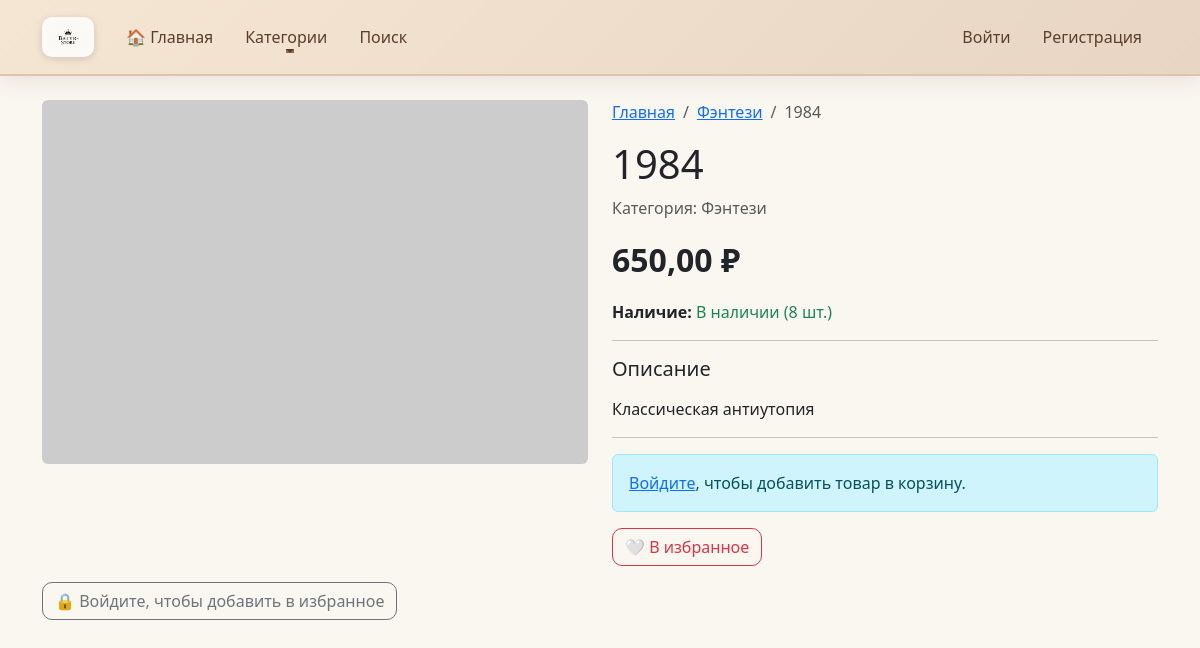
The app's page /product/1984/ with its own data.
### core/shop/models.py (models this page shows, shortened)
class Product(models.Model):
    category = models.ForeignKey(Category, on_delete=models.CASCADE, related_name='products')
    name = models.CharField(max_length=255)
    slug = models.SlugField(max_length=255, unique=True, blank=True)  # <-- разрешаем пустой для авто-генерации
    description = models.TextField()
    price = models.DecimalField(max_digits=10, decimal_places=2)
    discount = models.DecimalField(max_digits=5, decimal_places=2, default=0.00, help_text='Скидка в %')
    stock = models.PositiveIntegerField(default=0)
    available = models.BooleanField(default=True)
    image = models.ImageField(upload_to=product_image_path, blank=True, null=True)
    created_by = models.ForeignKey(User, on_delete=models.SET_NULL, null=True, blank=True, related_name='created_products')  # <-- добавлено
    created_at = models.DateTimeField(auto_now_add=True)
    updated_at = models.DateTimeField(auto_now=True)
    class Meta:
        ordering = ['-created_at']

class Category(models.Model):
    name = models.CharField(max_length=200, unique=True)
    slug = models.SlugField(max_length=200, unique=True)
    parent = models.ForeignKey('self', on_delete=models.CASCADE, null=True, blank=True, related_name='children')
    image = models.ImageField(upload_to=category_image_path, blank=True, null=True)
    created_at = models.DateTimeField(auto_now_add=True)
    class Meta:
        verbose_name_plural = 'Categories'
        ordering = ['name']

### core/shop/views.py (the view)
# urls.py: path('product/<slug:slug>/', views.ProductDetailView.as_view(), name='product_detail'),
class ProductDetailView(DetailView):
    model = Product
    template_name = 'shop/product_detail.html'
    context_object_name = 'product'
    def get_context_data(self, **kwargs):
        context = super().get_context_data(**kwargs)
        if self.request.user.is_authenticated:
            context['is_favorite'] = Favorite.objects.filter(
                user=self.request.user,
                product=self.object
            ).exists()
        return context

### core/cart/context_processors.py (called while the page is built)
def cart_total(request):
    if request.user.is_authenticated:
        cart, _ = Cart.objects.get_or_create(user=request.user)
        return {
            'cart_total_items': cart.total_items,
            'cart_total_price': cart.total_price,
        }
    return {
        'cart_total_items': 0,
        'cart_total_price': 0,
    }

### core/shop/context_processors.py (called while the page is built)
def categories_nav(request):
    return {
        'categories': Category.objects.all()
    }

### templates/shop/product_detail.html (shortened to what this page needs)
{% extends 'base.html' %}
{% block content %}
    <div class="row">
        <div class="col-md-6">
            {% if product.image %}
                <img src="{{ product.image.url }}" class="img-fluid rounded" alt="{{ product.name }}">
            {% else %}
                <img src="https://via.placeholder.com/600x400" class="img-fluid rounded" alt="No image">
            {% endif %}
        </div>
        <div class="col-md-6">
            <nav aria-label="breadcrumb">
                <ol class="breadcrumb">
                    <li class="breadcrumb-item"><a href="{% url 'shop:product_list' %}">Главная</a></li>
                    <li class="breadcrumb-item"><a href="{% url 'shop:category_detail' product.category.slug %}">{{ product.category.name }}</a></li>
                    <li class="breadcrumb-item active">{{ product.name }}</li>
                </ol>
            </nav>
            <h1>{{ product.name }}</h1>
            <p class="text-muted">Категория: {{ product.category.name }}</p>
            <div class="mb-3">
                {% if product.discount > 0 %}
                    <span class="text-muted text-decoration-line-through fs-5">{{ product.price }} ₽</span>
                    <span class="text-danger fw-bold fs-2">{{ product.final_price }} ₽</span>
                    <span class="badge bg-success fs-6">-{{ product.discount }}%</span>
                {% else %}
                    <span class="fw-bold fs-2">{{ product.price }} ₽</span>
                {% endif %}
            </div>
            <p><strong>Наличие:</strong>
                {% if product.stock > 0 %}
                    <span class="text-success">В наличии ({{ product.stock }} шт.)</span>
                {% else %}
                    <span class="text-danger">Нет в наличии</span>
                {% endif %}
            </p>
            <hr>
            <h5>Описание</h5>
            <p>{{ product.description|linebreaks }}</p>
            <hr>
            {% if user.is_authenticated %}
                {% if product.stock > 0 %}
                    <div class="mt-3">
                        <div class="row g-2 align-items-center">
                            <div class="col-auto">
                                <label for="quantity" class="col-form-label">Количество:</label>
                            </div>
                            <div class="col-auto">
                                <input type="number" id="quantity" name="quantity" value="1" min="1" max="{{ product.stock }}" class="form-control" style="width: 80px;">
                            </div>
                            <div class="col-auto">
                                <button class="btn btn-success btn-lg add-to-cart-btn"
                                        data-url="{% url 'cart:api_add' product.slug %}">
                                    🛒 Добавить в корзину
                                </button>
                            </div>
                        </div>
                    </div>
                {% else %}
                    <div class="alert alert-warning mt-3">Товара нет в наличии</div>
                {% endif %}
            {% else %}
                <div class="alert alert-info mt-3">
                    <a href="{% url 'account_login' %}">Войдите</a>, чтобы добавить товар в корзину.
                </div>
            {% endif %}
            <div class="mt-3">
                <a href="#" class="btn btn-outline-danger">
                    🤍 В избранное
                </a>
            </div>
        </div>
    </div>
<div class="mt-3">
    {% if user.is_authenticated %}
        <button class="btn {% if is_favorite %}btn-danger{% else %}btn-outline-danger{% endif %} favorite-btn"
                data-url="{% url 'shop:api_toggle_favorite' product.slug %}">
            {% if is_favorite %}
                ❤️ В избранном
            {% else %}
                🤍 В избранное
            {% endif %}
        </button>
    {% else %}
        <a href="{% url 'account_login' %}" class="btn btn-outline-secondary">
            🔒 Войдите, чтобы добавить в избранное
        </a>
    {% endif %}
</div>
{% endblock %}

### static/css/style.css (style rules this page uses)
body { background: #faf6f0; font-family: 'Segoe UI', Tahoma, Geneva, Verdana, sans-serif; min-height: 100vh; }
.btn { border-radius: 10px; font-weight: 500; transition: all 0.3s ease; }

### records on screen
Product: category.name "Фэнтези", name "1984", price "650,00", stock "8", description "Классическая антиутопия"
